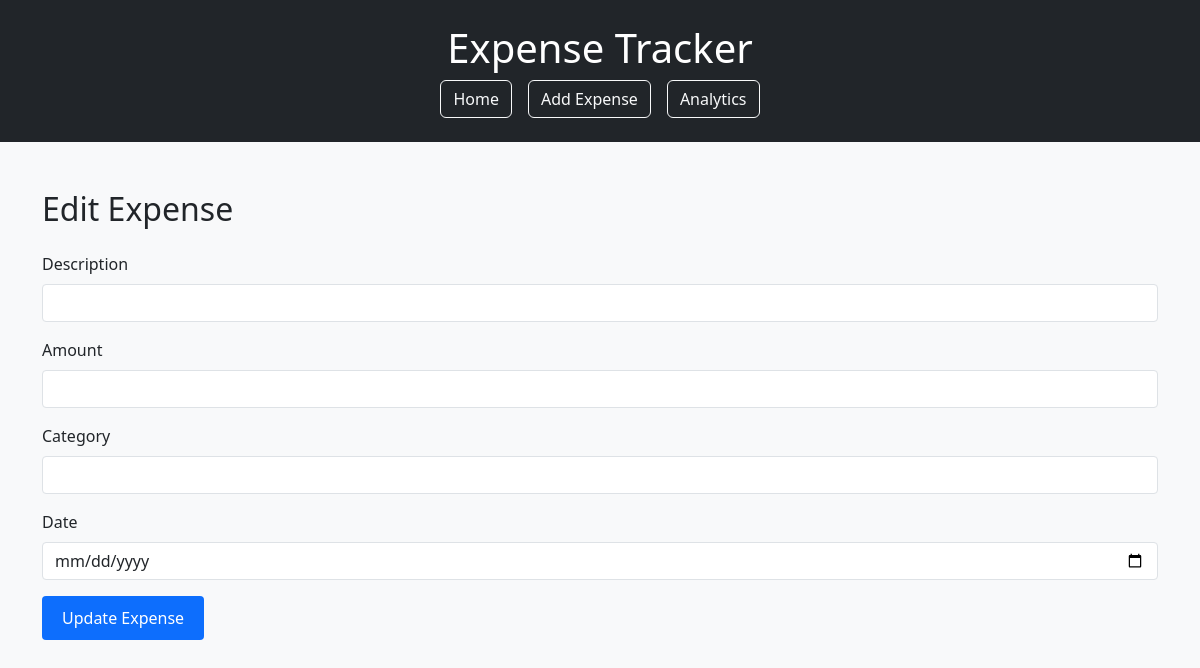
Before: /edit/2 with the older database file.
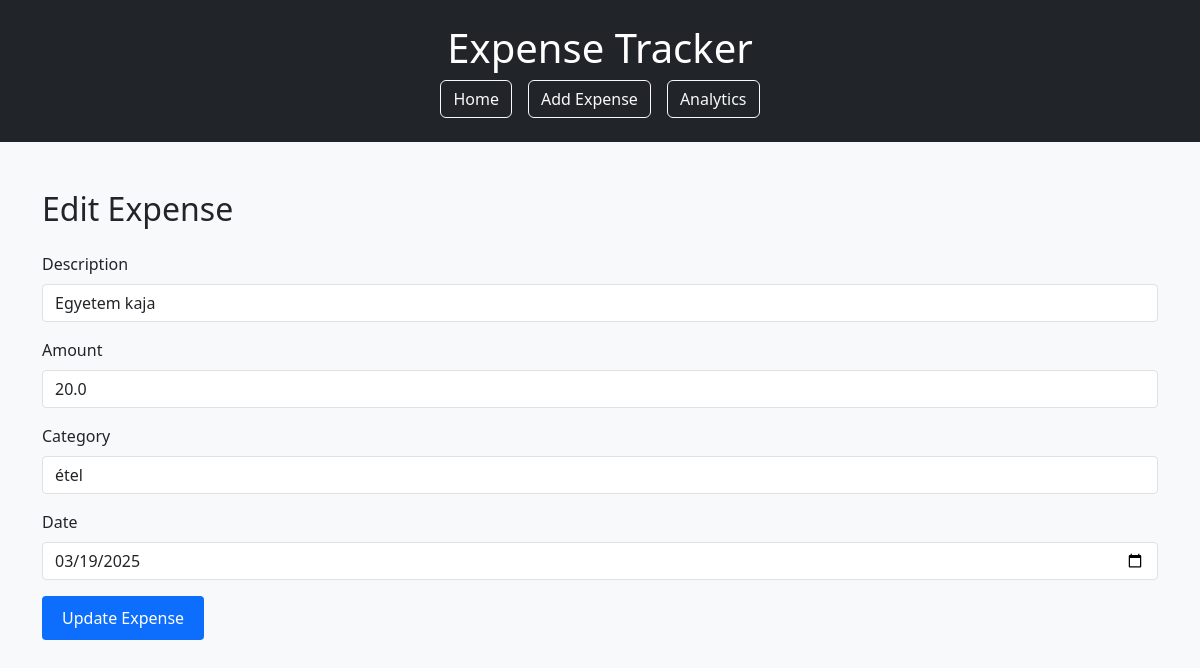
After: the same page with the newer database file.
### tables this page shows
CREATE TABLE expenses (
            id INTEGER PRIMARY KEY AUTOINCREMENT,
            description TEXT NOT NULL,
            amount REAL NOT NULL,
            category TEXT NOT NULL,
            date TEXT NOT NULL
        );

### app.py (the view, shortened to what this page needs)
@app.route('/edit/<int:id>', methods=['GET', 'POST'])
def edit_expense(id):
    conn = get_db_connection()
    expense = conn.execute('SELECT * FROM expenses WHERE id = ?', (id,)).fetchone()
    conn.close()
    return render_template('edit_expense.html', expense=expense)

### app.py (called while the page is built)
def get_db_connection():
    conn = sqlite3.connect('expenses.db')
    conn.row_factory = sqlite3.Row
    return conn

### templates/edit_expense.html
{% extends "layout.html" %}
{% block content %}
<h2 class="mb-4">Edit Expense</h2>
<form method="POST">
    <div class="mb-3">
        <label for="description" class="form-label">Description</label>
        <input type="text" class="form-control" id="description" name="description" value="{{ expense.description }}" required>
    </div>
    <div class="mb-3">
        <label for="amount" class="form-label">Amount</label>
        <input type="number" class="form-control" id="amount" name="amount" step="0.01" value="{{ expense.amount }}" required>
    </div>
    <div class="mb-3">
        <label for="category" class="form-label">Category</label>
        <input type="text" class="form-control" id="category" name="category" value="{{ expense.category }}" required>
    </div>
    <div class="mb-3">
        <label for="date" class="form-label">Date</label>
        <input type="date" class="form-control" id="date" name="date" value="{{ expense.date }}" required>
    </div>
    <button type="submit" class="btn btn-primary">Update Expense</button>
</form>
{% endblock %}

Changed rows visible on the page:
added expenses: description "Egyetem kaja", amount "20.0", category "étel", date "03/19/2025"
